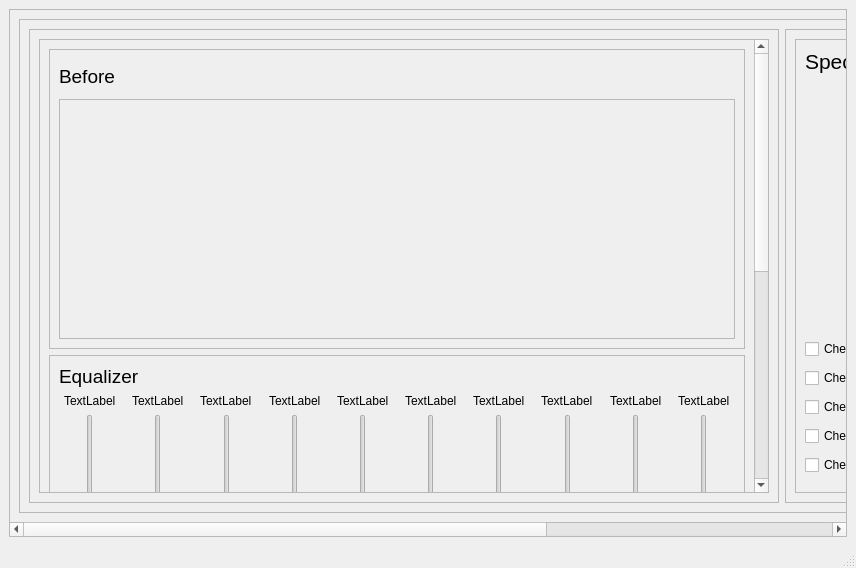
<?xml version="1.0" encoding="UTF-8"?>
<ui version="4.0">
 <class>MainWindow</class>
 <widget class="QMainWindow" name="MainWindow">
  <property name="geometry">
   <rect>
    <x>0</x>
    <y>0</y>
    <width>856</width>
    <height>568</height>
   </rect>
  </property>
  <property name="windowTitle">
   <string>MainWindow</string>
  </property>
  <widget class="QWidget" name="centralwidget">
   <layout class="QVBoxLayout" name="verticalLayout">
    <item>
     <widget class="QScrollArea" name="scrollArea">
      <property name="widgetResizable">
       <bool>true</bool>
      </property>
      <widget class="QWidget" name="scrollAreaWidgetContents">
       <property name="geometry">
        <rect>
         <x>-428</x>
         <y>0</y>
         <width>1303</width>
         <height>472</height>
        </rect>
       </property>
       <layout class="QVBoxLayout" name="verticalLayout_2">
        <item>
         <widget class="QFrame" name="frame">
          <property name="frameShape">
           <enum>QFrame::StyledPanel</enum>
          </property>
          <property name="frameShadow">
           <enum>QFrame::Raised</enum>
          </property>
          <layout class="QHBoxLayout" name="horizontalLayout">
           <item>
            <widget class="QFrame" name="frame_2">
             <property name="minimumSize">
              <size>
               <width>750</width>
               <height>0</height>
              </size>
             </property>
             <property name="frameShape">
              <enum>QFrame::StyledPanel</enum>
             </property>
             <property name="frameShadow">
              <enum>QFrame::Raised</enum>
             </property>
             <layout class="QVBoxLayout" name="verticalLayout_3">
              <item>
               <widget class="QScrollArea" name="scrollArea_2">
                <property name="widgetResizable">
                 <bool>true</bool>
                </property>
                <widget class="QWidget" name="scrollAreaWidgetContents_5">
                 <property name="geometry">
                  <rect>
                   <x>0</x>
                   <y>0</y>
                   <width>703</width>
                   <height>886</height>
                  </rect>
                 </property>
                 <layout class="QVBoxLayout" name="verticalLayout_4">
                  <item>
                   <widget class="QFrame" name="frame_9">
                    <property name="minimumSize">
                     <size>
                      <width>0</width>
                      <height>300</height>
                     </size>
                    </property>
                    <property name="frameShape">
                     <enum>QFrame::StyledPanel</enum>
                    </property>
                    <property name="frameShadow">
                     <enum>QFrame::Raised</enum>
                    </property>
                    <layout class="QVBoxLayout" name="verticalLayout_18">
                     <item>
                      <widget class="QLabel" name="label_7">
                       <property name="minimumSize">
                        <size>
                         <width>0</width>
                         <height>11</height>
                        </size>
                       </property>
                       <property name="font">
                        <font>
                         <pointsize>14</pointsize>
                        </font>
                       </property>
                       <property name="text">
                        <string>Before</string>
                       </property>
                      </widget>
                     </item>
                     <item>
                      <widget class="QFrame" name="frame_10">
                       <property name="minimumSize">
                        <size>
                         <width>0</width>
                         <height>240</height>
                        </size>
                       </property>
                       <property name="frameShape">
                        <enum>QFrame::StyledPanel</enum>
                       </property>
                       <property name="frameShadow">
                        <enum>QFrame::Raised</enum>
                       </property>
                      </widget>
                     </item>
                    </layout>
                   </widget>
                  </item>
                  <item>
                   <widget class="QFrame" name="frame_5">
                    <property name="minimumSize">
                     <size>
                      <width>0</width>
                      <height>250</height>
                     </size>
                    </property>
                    <property name="frameShape">
                     <enum>QFrame::StyledPanel</enum>
                    </property>
                    <property name="frameShadow">
                     <enum>QFrame::Raised</enum>
                    </property>
                    <layout class="QVBoxLayout" name="verticalLayout_19">
                     <item>
                      <widget class="QLabel" name="label_2">
                       <property name="font">
                        <font>
                         <pointsize>14</pointsize>
                        </font>
                       </property>
                       <property name="text">
                        <string>Equalizer</string>
                       </property>
                      </widget>
                     </item>
                     <item>
                      <layout class="QHBoxLayout" name="horizontalLayout_2">
                       <item>
                        <layout class="QVBoxLayout" name="verticalLayout_8">
                         <item alignment="Qt::AlignHCenter">
                          <widget class="QLabel" name="gain1">
                           <property name="text">
                            <string>TextLabel</string>
                           </property>
                          </widget>
                         </item>
                         <item alignment="Qt::AlignHCenter">
                          <widget class="QSlider" name="eq_Slider_1">
                           <property name="maximum">
                            <number>5</number>
                           </property>
                           <property name="value">
                            <number>1</number>
                           </property>
                           <property name="orientation">
                            <enum>Qt::Vertical</enum>
                           </property>
                          </widget>
                         </item>
                         <item alignment="Qt::AlignHCenter">
                          <widget class="QLabel" name="freq_range1">
                           <property name="text">
                            <string>TextLabel</string>
                           </property>
                          </widget>
                         </item>
                        </layout>
                       </item>
                       <item>
                        <layout class="QVBoxLayout" name="verticalLayout_12">
                         <item alignment="Qt::AlignHCenter">
                          <widget class="QLabel" name="gain2">
                           <property name="text">
                            <string>TextLabel</string>
                           </property>
                          </widget>
                         </item>
                         <item alignment="Qt::AlignHCenter">
                          <widget class="QSlider" name="eq_Slider_2">
                           <property name="maximum">
                            <number>5</number>
                           </property>
                           <property name="value">
                            <number>1</number>
                           </property>
                           <property name="orientation">
                            <enum>Qt::Vertical</enum>
                           </property>
                          </widget>
                         </item>
                         <item alignment="Qt::AlignHCenter">
                          <widget class="QLabel" name="freq_range2">
                           <property name="text">
                            <string>TextLabel</string>
                           </property>
                          </widget>
                         </item>
                        </layout>
                       </item>
                       <item>
                        <layout class="QVBoxLayout" name="verticalLayout_10">
                         <item alignment="Qt::AlignHCenter">
                          <widget class="QLabel" name="gain3">
                           <property name="text">
                            <string>TextLabel</string>
                           </property>
                          </widget>
                         </item>
                         <item alignment="Qt::AlignHCenter">
                          <widget class="QSlider" name="eq_Slider_3">
                           <property name="maximum">
                            <number>5</number>
                           </property>
                           <property name="value">
                            <number>1</number>
                           </property>
                           <property name="orientation">
                            <enum>Qt::Vertical</enum>
                           </property>
                          </widget>
                         </item>
                         <item alignment="Qt::AlignHCenter">
                          <widget class="QLabel" name="freq_range3">
                           <property name="text">
                            <string>TextLabel</string>
                           </property>
                          </widget>
                         </item>
                        </layout>
                       </item>
                       <item>
                        <layout class="QVBoxLayout" name="verticalLayout_13">
                         <item alignment="Qt::AlignHCenter">
                          <widget class="QLabel" name="gain4">
                           <property name="text">
                            <string>TextLabel</string>
                           </property>
                          </widget>
                         </item>
                         <item alignment="Qt::AlignHCenter">
                          <widget class="QSlider" name="eq_Slider_4">
                           <property name="maximum">
                            <number>5</number>
                           </property>
                           <property name="value">
                            <number>1</number>
                           </property>
                           <property name="orientation">
                            <enum>Qt::Vertical</enum>
                           </property>
                          </widget>
                         </item>
                         <item alignment="Qt::AlignHCenter">
                          <widget class="QLabel" name="freq_range4">
                           <property name="text">
                            <string>TextLabel</string>
                           </property>
                          </widget>
                         </item>
                        </layout>
                       </item>
                       <item>
                        <layout class="QVBoxLayout" name="verticalLayout_15">
                         <item alignment="Qt::AlignHCenter">
                          <widget class="QLabel" name="gain5">
                           <property name="text">
                            <string>TextLabel</string>
                           </property>
                          </widget>
                         </item>
                         <item alignment="Qt::AlignHCenter">
                          <widget class="QSlider" name="eq_Slider_5">
                           <property name="maximum">
                            <number>5</number>
                           </property>
                           <property name="value">
                            <number>1</number>
                           </property>
                           <property name="orientation">
                            <enum>Qt::Vertical</enum>
                           </property>
                          </widget>
                         </item>
                         <item alignment="Qt::AlignHCenter">
                          <widget class="QLabel" name="freq_range5">
                           <property name="text">
                            <string>TextLabel</string>
                           </property>
                          </widget>
                         </item>
                        </layout>
                       </item>
                       <item>
                        <layout class="QVBoxLayout" name="verticalLayout_16">
                         <item alignment="Qt::AlignHCenter">
                          <widget class="QLabel" name="gain6">
                           <property name="text">
                            <string>TextLabel</string>
                           </property>
                          </widget>
                         </item>
                         <item alignment="Qt::AlignHCenter">
                          <widget class="QSlider" name="eq_Slider_6">
                           <property name="maximum">
                            <number>5</number>
                           </property>
                           <property name="value">
                            <number>1</number>
                           </property>
                           <property name="orientation">
                            <enum>Qt::Vertical</enum>
                           </property>
                          </widget>
                         </item>
                         <item alignment="Qt::AlignHCenter">
                          <widget class="QLabel" name="freq_range6">
                           <property name="text">
                            <string>TextLabel</string>
                           </property>
                          </widget>
                         </item>
                        </layout>
                       </item>
                       <item>
                        <layout class="QVBoxLayout" name="verticalLayout_14">
                         <item alignment="Qt::AlignHCenter">
                          <widget class="QLabel" name="gain7">
                           <property name="text">
                            <string>TextLabel</string>
                           </property>
                          </widget>
                         </item>
                         <item alignment="Qt::AlignHCenter">
                          <widget class="QSlider" name="eq_Slider_7">
                           <property name="maximum">
                            <number>5</number>
                           </property>
                           <property name="value">
                            <number>1</number>
                           </property>
                           <property name="orientation">
                            <enum>Qt::Vertical</enum>
                           </property>
                          </widget>
                         </item>
                         <item alignment="Qt::AlignHCenter">
                          <widget class="QLabel" name="freq_range7">
                           <property name="text">
                            <string>TextLabel</string>
                           </property>
                          </widget>
                         </item>
                        </layout>
                       </item>
                       <item>
                        <layout class="QVBoxLayout" name="verticalLayout_11">
                         <item alignment="Qt::AlignHCenter">
                          <widget class="QLabel" name="gain8">
                           <property name="text">
                            <string>TextLabel</string>
                           </property>
                          </widget>
                         </item>
                         <item alignment="Qt::AlignHCenter">
                          <widget class="QSlider" name="eq_Slider_8">
                           <property name="maximum">
                            <number>5</number>
                           </property>
                           <property name="value">
                            <number>1</number>
                           </property>
                           <property name="orientation">
                            <enum>Qt::Vertical</enum>
                           </property>
                          </widget>
                         </item>
                         <item alignment="Qt::AlignHCenter">
                          <widget class="QLabel" name="freq_range8">
                           <property name="text">
                            <string>TextLabel</string>
                           </property>
                          </widget>
                         </item>
                        </layout>
                       </item>
                       <item>
                        <layout class="QVBoxLayout" name="verticalLayout_9">
                         <item alignment="Qt::AlignHCenter">
                          <widget class="QLabel" name="gain9">
                           <property name="text">
                            <string>TextLabel</string>
                           </property>
                          </widget>
                         </item>
                         <item alignment="Qt::AlignHCenter">
                          <widget class="QSlider" name="eq_Slider_9">
                           <property name="maximum">
                            <number>5</number>
                           </property>
                           <property name="value">
                            <number>1</number>
                           </property>
                           <property name="orientation">
                            <enum>Qt::Vertical</enum>
                           </property>
                          </widget>
                         </item>
                         <item alignment="Qt::AlignHCenter">
                          <widget class="QLabel" name="freq_range9">
                           <property name="text">
                            <string>TextLabel</string>
                           </property>
                          </widget>
                         </item>
                        </layout>
                       </item>
                       <item>
                        <layout class="QVBoxLayout" name="verticalLayout_5">
                         <item alignment="Qt::AlignHCenter">
                          <widget class="QLabel" name="gain10">
                           <property name="text">
                            <string>TextLabel</string>
                           </property>
                          </widget>
                         </item>
                         <item alignment="Qt::AlignHCenter">
                          <widget class="QSlider" name="eq_Slider_10">
                           <property name="maximum">
                            <number>5</number>
                           </property>
                           <property name="value">
                            <number>1</number>
                           </property>
                           <property name="orientation">
                            <enum>Qt::Vertical</enum>
                           </property>
                          </widget>
                         </item>
                         <item alignment="Qt::AlignHCenter">
                          <widget class="QLabel" name="freq_range10">
                           <property name="text">
                            <string>TextLabel</string>
                           </property>
                          </widget>
                         </item>
                        </layout>
                       </item>
                      </layout>
                     </item>
                    </layout>
                   </widget>
                  </item>
                  <item>
                   <widget class="QFrame" name="frame_6">
                    <property name="minimumSize">
                     <size>
                      <width>0</width>
                      <height>300</height>
                     </size>
                    </property>
                    <property name="frameShape">
                     <enum>QFrame::StyledPanel</enum>
                    </property>
                    <property name="frameShadow">
                     <enum>QFrame::Raised</enum>
                    </property>
                    <layout class="QVBoxLayout" name="verticalLayout_17">
                     <item>
                      <widget class="QLabel" name="label_4">
                       <property name="minimumSize">
                        <size>
                         <width>0</width>
                         <height>11</height>
                        </size>
                       </property>
                       <property name="font">
                        <font>
                         <pointsize>14</pointsize>
                        </font>
                       </property>
                       <property name="text">
                        <string>After</string>
                       </property>
                      </widget>
                     </item>
                     <item>
                      <widget class="QFrame" name="frame_7">
                       <property name="minimumSize">
                        <size>
                         <width>0</width>
                         <height>240</height>
                        </size>
                       </property>
                       <property name="frameShape">
                        <enum>QFrame::StyledPanel</enum>
                       </property>
                       <property name="frameShadow">
                        <enum>QFrame::Raised</enum>
                       </property>
                      </widget>
                     </item>
                    </layout>
                   </widget>
                  </item>
                 </layout>
                </widget>
               </widget>
              </item>
             </layout>
            </widget>
           </item>
           <item>
            <widget class="QFrame" name="frame_3">
             <property name="minimumSize">
              <size>
               <width>500</width>
               <height>0</height>
              </size>
             </property>
             <property name="frameShape">
              <enum>QFrame::StyledPanel</enum>
             </property>
             <property name="frameShadow">
              <enum>QFrame::Raised</enum>
             </property>
             <layout class="QVBoxLayout" name="verticalLayout_23">
              <item>
               <widget class="QScrollArea" name="scrollArea_3">
                <property name="widgetResizable">
                 <bool>true</bool>
                </property>
                <widget class="QWidget" name="scrollAreaWidgetContents_6">
                 <property name="geometry">
                  <rect>
                   <x>0</x>
                   <y>-28</y>
                   <width>453</width>
                   <height>428</height>
                  </rect>
                 </property>
                 <layout class="QVBoxLayout" name="verticalLayout_22">
                  <item>
                   <widget class="QLabel" name="label_3">
                    <property name="minimumSize">
                     <size>
                      <width>0</width>
                      <height>10</height>
                     </size>
                    </property>
                    <property name="font">
                     <font>
                      <pointsize>16</pointsize>
                     </font>
                    </property>
                    <property name="text">
                     <string>Spectrogram</string>
                    </property>
                   </widget>
                  </item>
                  <item>
                   <widget class="QWidget" name="widget" native="true">
                    <property name="minimumSize">
                     <size>
                      <width>0</width>
                      <height>250</height>
                     </size>
                    </property>
                   </widget>
                  </item>
                  <item>
                   <layout class="QHBoxLayout" name="horizontalLayout_4">
                    <item>
                     <layout class="QVBoxLayout" name="verticalLayout_21">
                      <item>
                       <widget class="QCheckBox" name="checkBox_1">
                        <property name="text">
                         <string>CheckBox</string>
                        </property>
                       </widget>
                      </item>
                      <item>
                       <widget class="QCheckBox" name="checkBox_2">
                        <property name="text">
                         <string>CheckBox</string>
                        </property>
                       </widget>
                      </item>
                      <item>
                       <widget class="QCheckBox" name="checkBox_3">
                        <property name="text">
                         <string>CheckBox</string>
                        </property>
                       </widget>
                      </item>
                      <item>
                       <widget class="QCheckBox" name="checkBox_4">
                        <property name="text">
                         <string>CheckBox</string>
                        </property>
                       </widget>
                      </item>
                      <item>
                       <widget class="QCheckBox" name="checkBox_5">
                        <property name="text">
                         <string>CheckBox</string>
                        </property>
                       </widget>
                      </item>
                     </layout>
                    </item>
                    <item>
                     <layout class="QVBoxLayout" name="verticalLayout_24">
                      <item alignment="Qt::AlignHCenter">
                       <widget class="QSlider" name="specSlider1">
                        <property name="orientation">
                         <enum>Qt::Vertical</enum>
                        </property>
                       </widget>
                      </item>
                      <item alignment="Qt::AlignHCenter">
                       <widget class="QLabel" name="specLabel1">
                        <property name="text">
                         <string>Min Freq</string>
                        </property>
                       </widget>
                      </item>
                     </layout>
                    </item>
                    <item>
                     <layout class="QVBoxLayout" name="verticalLayout_25">
                      <item alignment="Qt::AlignHCenter">
                       <widget class="QSlider" name="specSlider2">
                        <property name="orientation">
                         <enum>Qt::Vertical</enum>
                        </property>
                       </widget>
                      </item>
                      <item alignment="Qt::AlignHCenter">
                       <widget class="QLabel" name="specLabel2">
                        <property name="text">
                         <string>Max Freq</string>
                        </property>
                       </widget>
                      </item>
                     </layout>
                    </item>
                   </layout>
                  </item>
                 </layout>
                </widget>
               </widget>
              </item>
             </layout>
            </widget>
           </item>
          </layout>
         </widget>
        </item>
       </layout>
      </widget>
     </widget>
    </item>
   </layout>
  </widget>
  <widget class="QMenuBar" name="menubar">
   <property name="geometry">
    <rect>
     <x>0</x>
     <y>0</y>
     <width>856</width>
     <height>26</height>
    </rect>
   </property>
  </widget>
  <widget class="QStatusBar" name="statusbar"/>
 </widget>
 <resources/>
 <connections/>
</ui>
